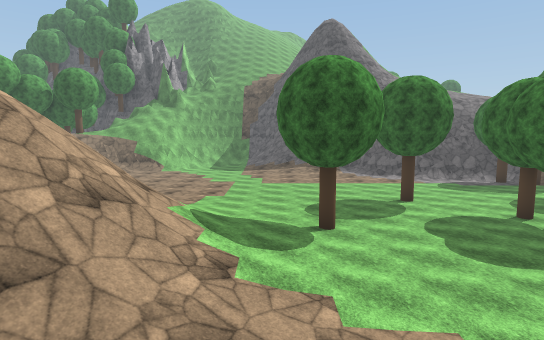
[1] (above)

23 first-person views from a walk through a scene from a Unity 3-D project. The camera is 1.4 m above the floor, tilts 6° down and sees 80° across. The floor is counted in squares, 2 m on a side. Each view is taken from the middle of a square. On the plan, view 1 faces up. The plan holds only what a view shows up to about 10 squares ahead; the rest is blank. The place goes on beyond the plan. Some trees and plants on the terrain are drawn as simple stand-ins. The player character is not drawn. Surface patterns are stand-ins for the level's own textures.

[2]
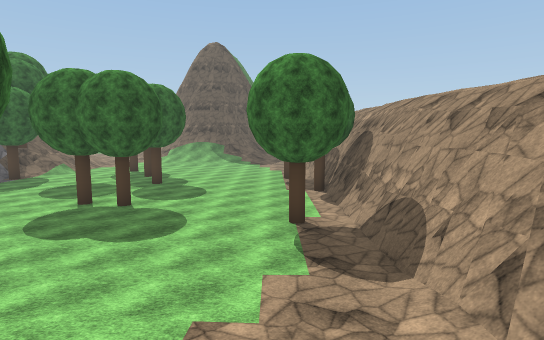

[3]
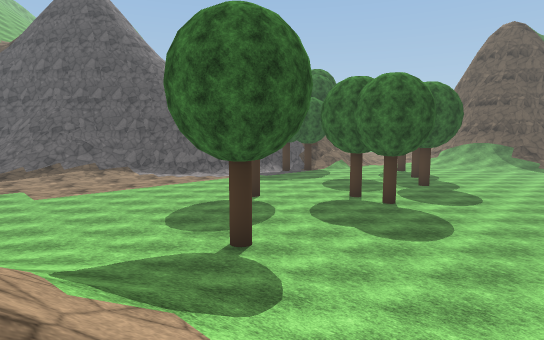

[4]
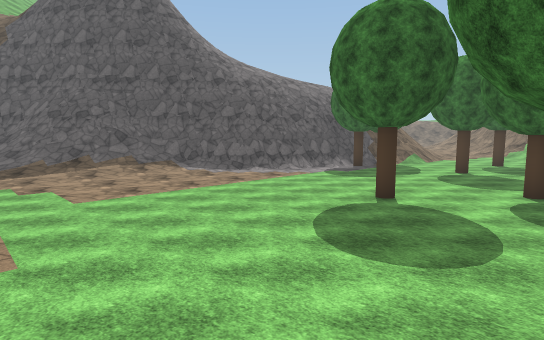

[5]
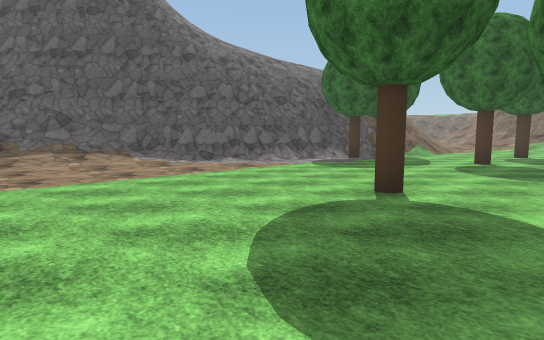

[6]
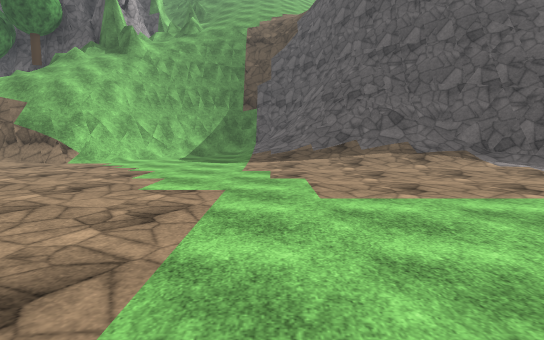

[7]
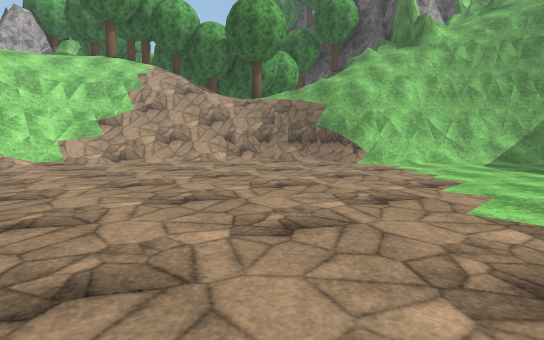

[8]
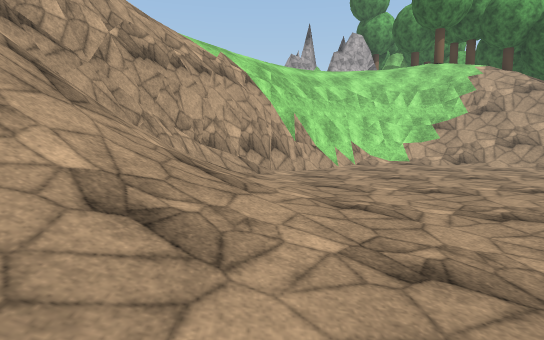

[9]
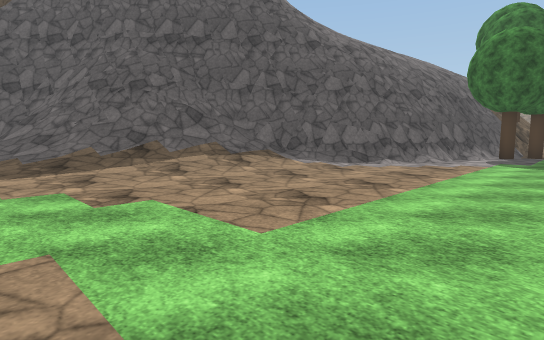

[10]
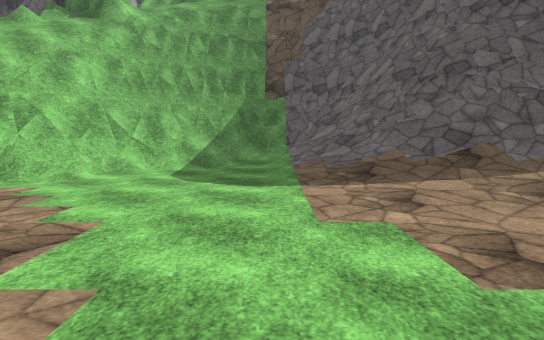

[11]
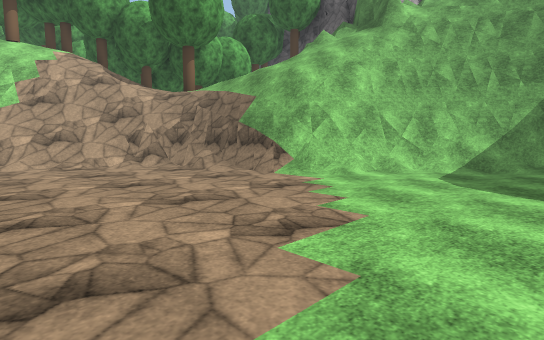

[12]
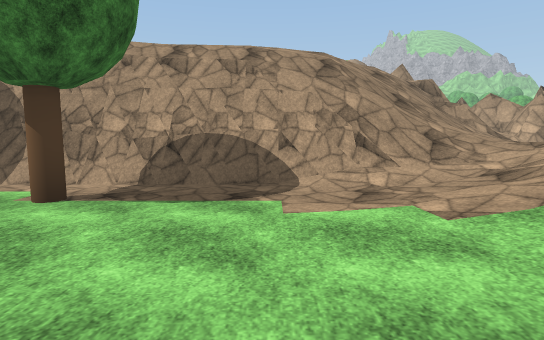

[13]
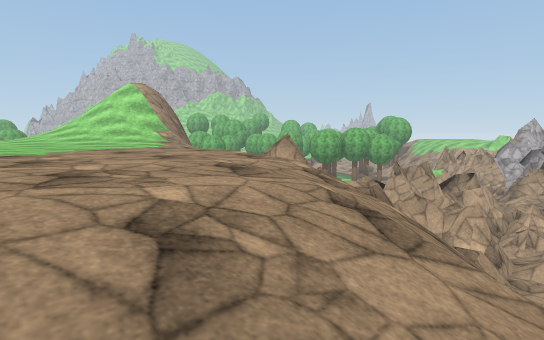

[14]
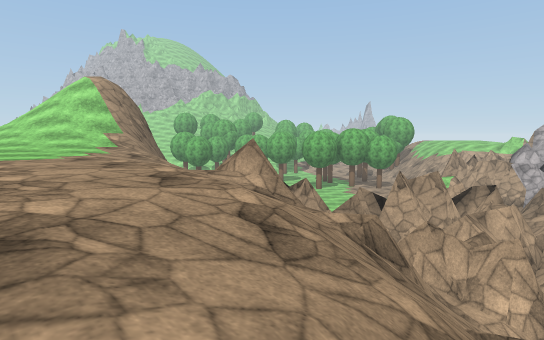

[15]
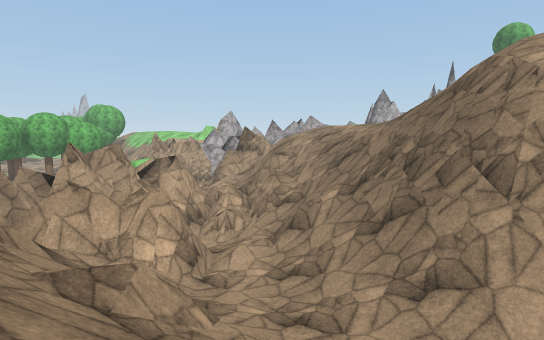

[16]
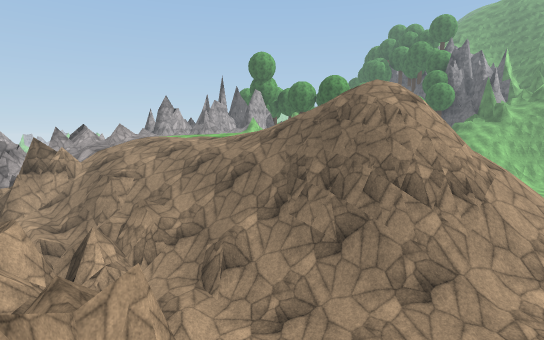

[17]
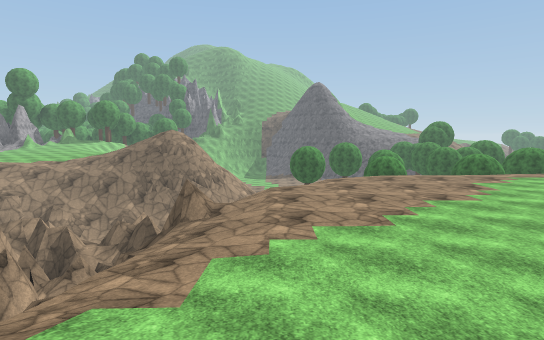

[18]
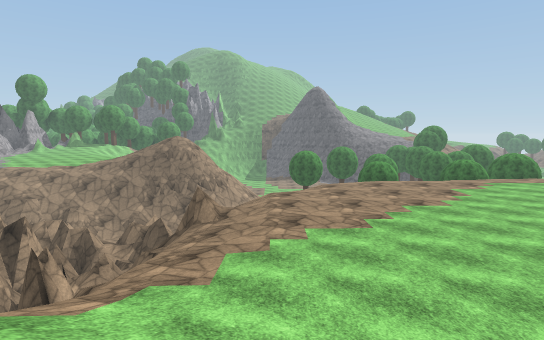

[19]
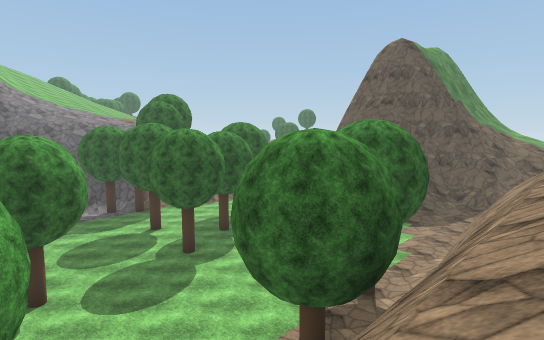

[20]
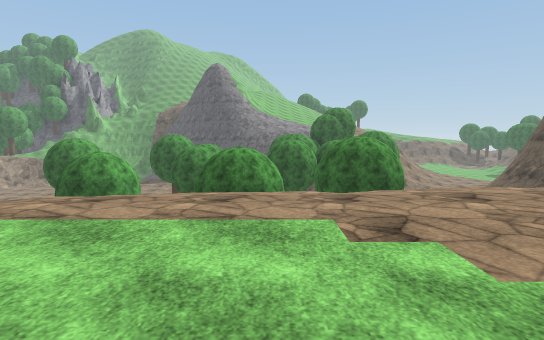

[21]
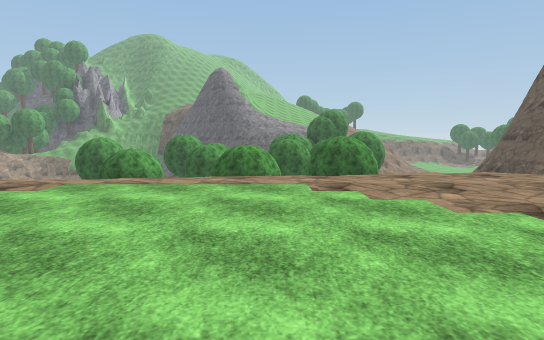

[22]
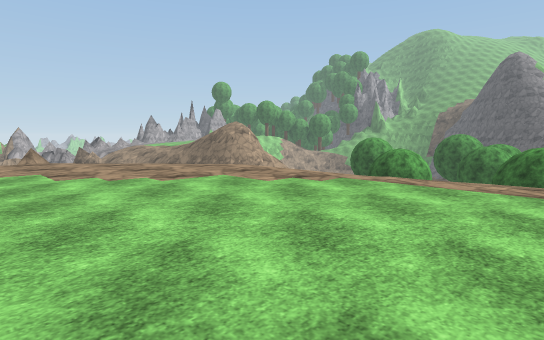

[23]
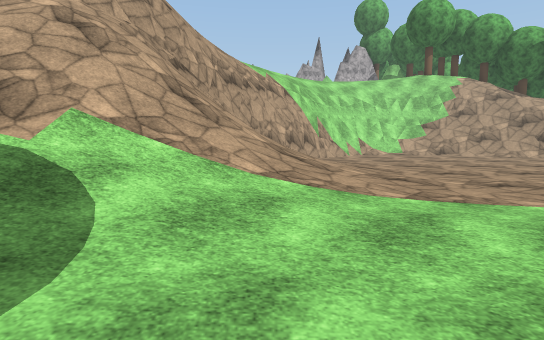

### Floor plan
Key: @ floor where view 1 was taken; # wall or solid block; . main floor; : floor 0.5 m higher than the main floor; + floor 1 m higher than the main floor; * floor 5.25 m higher than the main floor; % floor 5.75 m higher than the main floor; & floor 6 m higher than the main floor; $ floor 7.25 m higher than the main floor; / step, stairs or slope; = window, fence, low wall or low ledge; v drop or lower ground; T tree.
Columns run from 15 left of view 1 to 10 right of it. Each row starts with its distance up from view 1.
 24      ####=v###  v
 23        //v#######v
 22       ///##=///##
 21       // #//.///## v
 20    T ///=#/...///###
 19    ///=##/.....////##v
 18   ////=.........///##
 17  /////..............## v
 16 $/=///...............###
 15 /=#//..................##
 14  v#/.....................T
 13 //##......................
 12 //v#......................
 11    ##.....................
 10    v##.............T.....T
  9    /v##...:...............
  8     //##//////.......T....
  7      &/###/////.T....T...T
  6        /v#=////...........
  5          ##////...........
  4         ///=///...........
  3       ///vv#///....T......
  2      ///####///....T......
  1     /////////+//#######T
  0    /////////+//@/vvvvvvvvv
 -1   /=#/===/::///////////%%%
 -2  ##////=////=/////%%%%%%%%
 -3   #//#=####/////%%%%%%%%%%
 -4      #######=//%%%%%%%%%%%
 -5      ####=##=/%%%%%%%%%%%%
 -6        ####==/%%%%%%%%%%%%
 -7        ###///*%%%%%%%%%%%%
 -8          #/ /%%%%%%%%%%%%
 -9          ##//%%%%%%%
-10            //%%%%%%
-11             /&&&%%
-12             ///&&%
-13             ////&%
-14              ///

Positions as (right, up) in squares from view 1, and headings:
1: (0, 0), facing up
2: (-2, 3), facing right
3: (-2, 3), facing up-right
4: (-2, 7), facing up-right
5: (0, 8), facing up-right
6: (-1, 10), facing up
7: (-2, 11), facing up-left
8: (-2, 9), facing left
9: (-2, 12), facing up-right
10: (-2, 14), facing up
11: (-2, 14), facing up-left
12: (2, 6), facing down
13: (3, -1), facing down-left
14: (1, -2), facing down-left
15: (0, -1), facing left
16: (-2, -4), facing up-left
17: (-1, -13), facing up
18: (-1, -14), facing up
19: (5, -1), facing up-right
20: (9, -6), facing up
21: (9, -8), facing up
22: (9, -8), facing up-left
23: (1, 8), facing left
